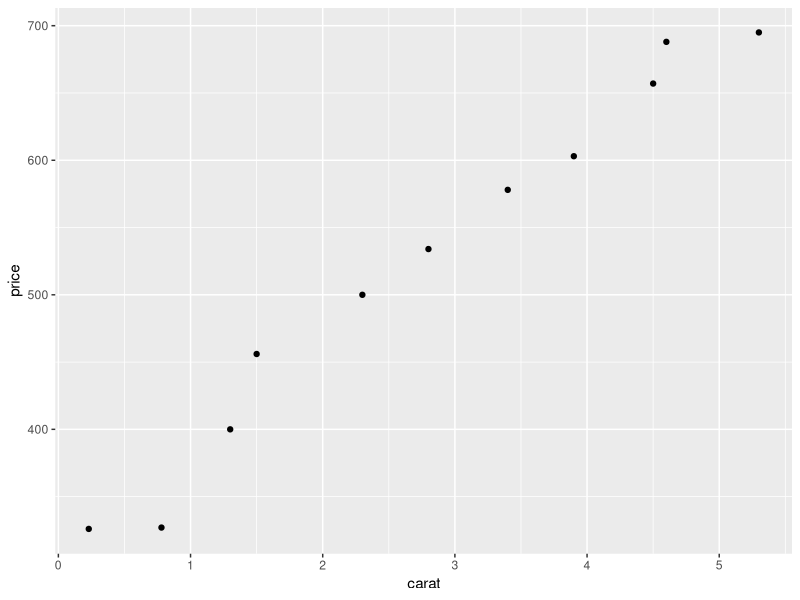
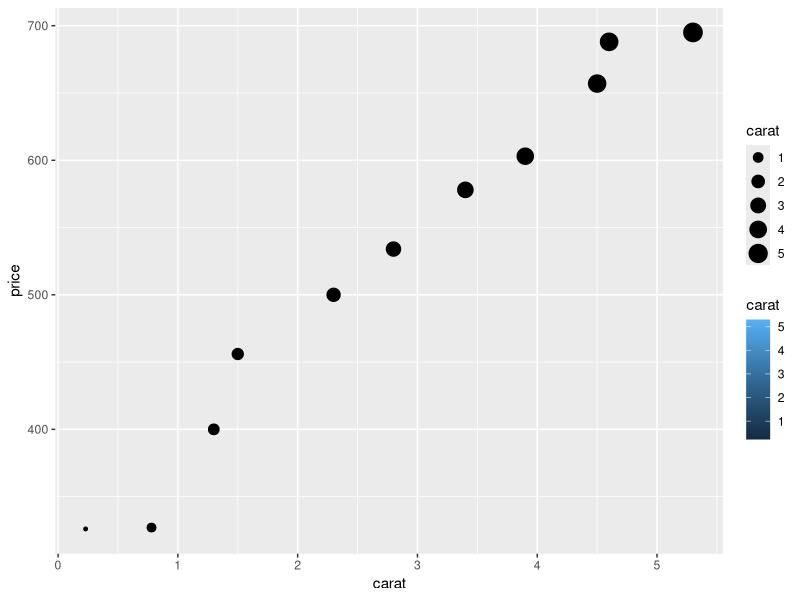
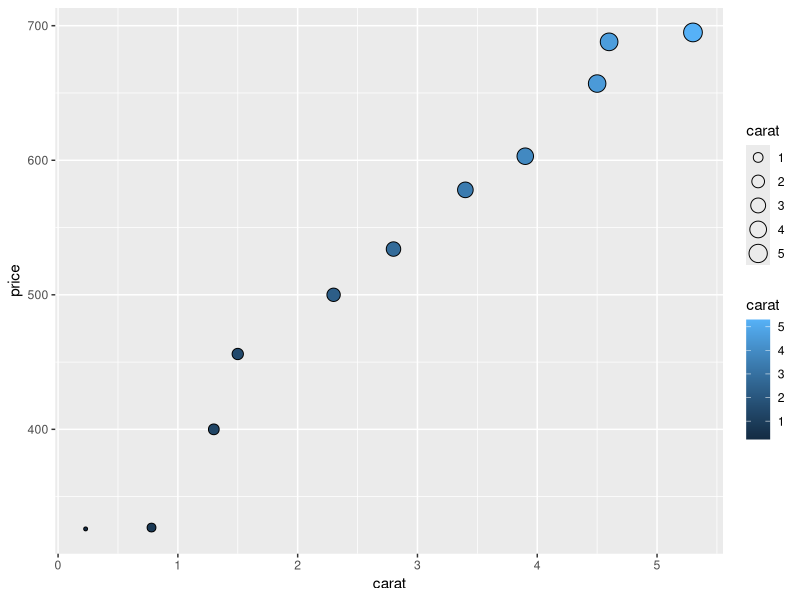
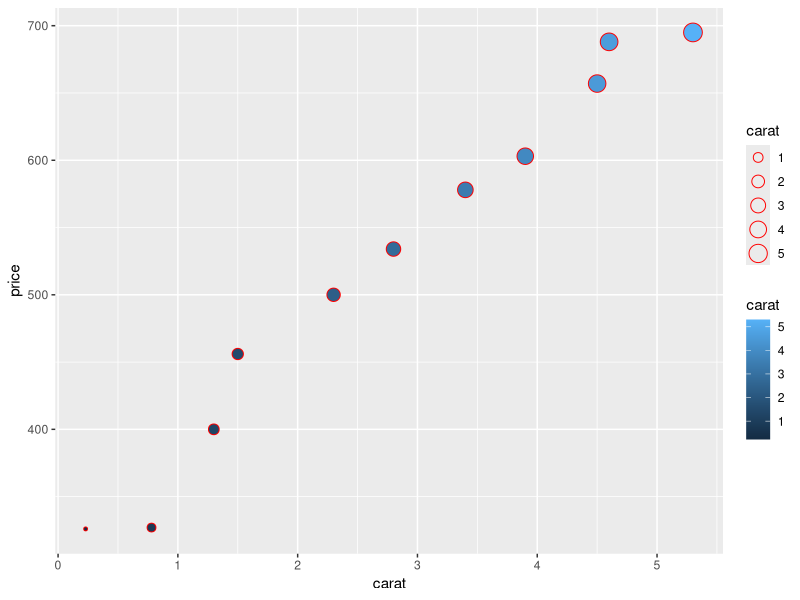
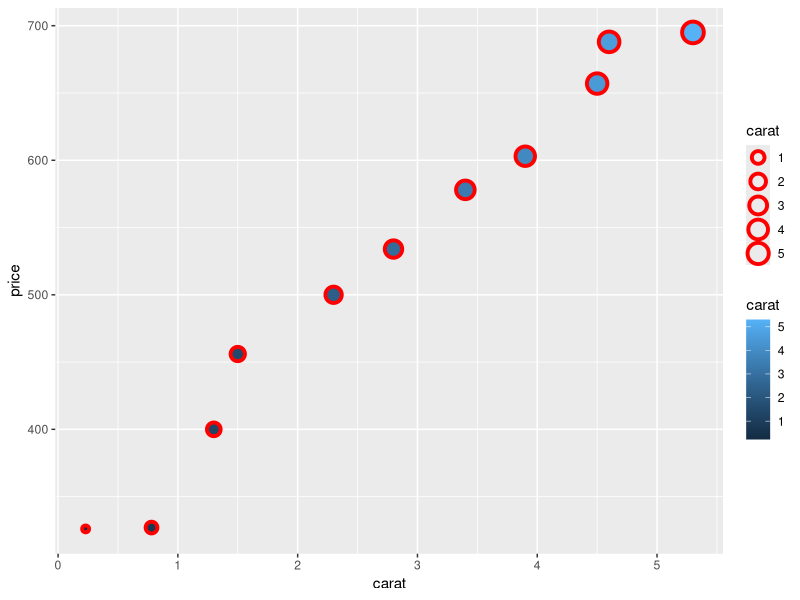

The R script that drew these images, in order:
carats <- c(0.23, 0.78, 1.3, 1.5, 2.3, 2.8, 3.4, 3.9, 4.5, 4.6, 5.3)
prices <- c(326, 327, 400, 456, 500, 534, 578, 603, 657, 688, 695)
diamonds <- data.frame(carat=carats, price=prices)

library(ggplot2) # download ggplot2 package

# basic plot
ggplot(diamonds, aes(x=carat, y=price)) +
  geom_point()

# change size of the points
ggplot(diamonds, aes(x=carat, y=price, size=carat, fill=carat)) +
  geom_point()

# fill interior of the points
ggplot(diamonds, aes(carat, price, size=carat, fill=carat)) +
  geom_point(shape=21) # adding shape=21

# paint outside of the points
ggplot(diamonds, aes(carat, price, size=carat, fill=carat)) +
  geom_point(shape=21, color='red') # give color='red', you can give any color

# it is hard to see the border of the point
ggplot(diamonds, aes(carat, price, size=carat, fill=carat)) +
  geom_point(shape=21, color='red', stroke=2) # give stroke to increase thickness

